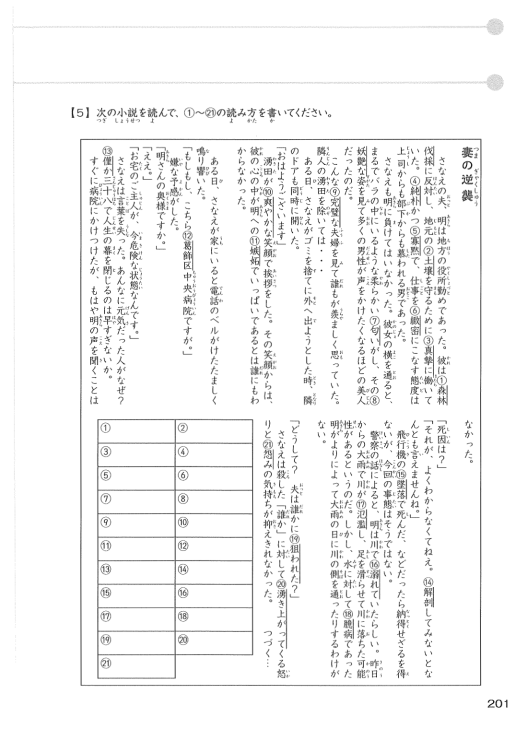
#> input picture scripts/phase5_renders/idx_194_bpage_201.png, 1032 x 1457 px, found by its file name (shown at 1/2 size)
$ python test_crops_p201.py
#> lines starting #> are read from the running program, lines starting #| are printed output that depends on the picture
import sys
from PIL import Image

sys.stdout.reconfigure(encoding='utf-8')

im_p201 = Image.open('scripts/phase5_renders/idx_194_bpage_201.png')
#> im_p201 is the input picture: PIL image 1032x1457 RGB; min 1, max 255, mean 245
w, h = im_p201.size
#> w = 1032; h = 1457
print(f"p201 size: {w}x{h}")
#| p201 size: 1032x1457

# The novel box:
# Top header 【5】: y ~ 140
# Box rect: x roughly 130 to 950, y roughly 170 to 1350
# Column split: center is around x ~ 515
# Part 1 (Right): x from 510 to 950, y from 140 to 1380
# Part 2 (Left): x from 130 to 520, y from 140 to 1380

crop_ch27 = im_p201.crop((510, 130, 950, 1380))
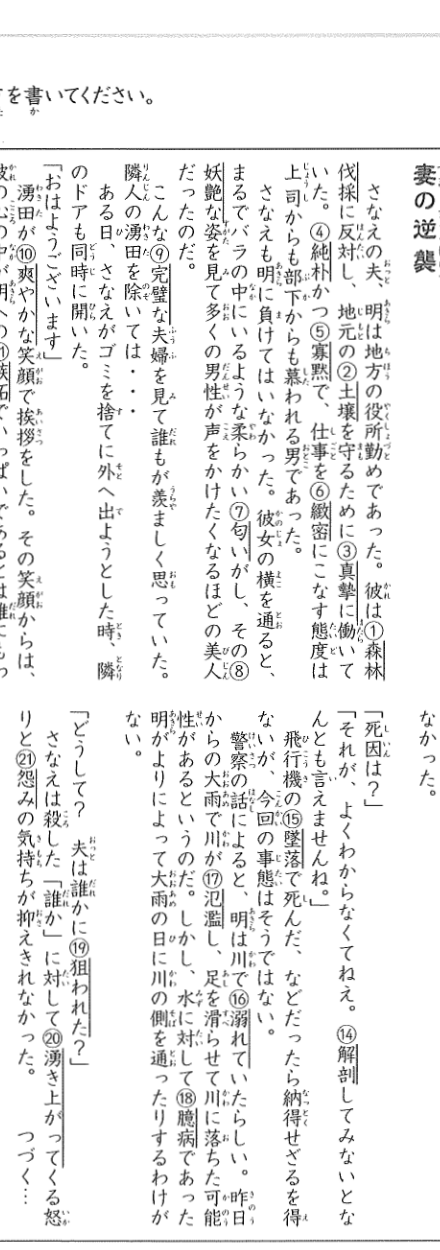
#> crop_ch27: PIL image 440x1250 RGB; min 1, max 255, mean 239.3
crop_ch28 = im_p201.crop((130, 130, 530, 1380))
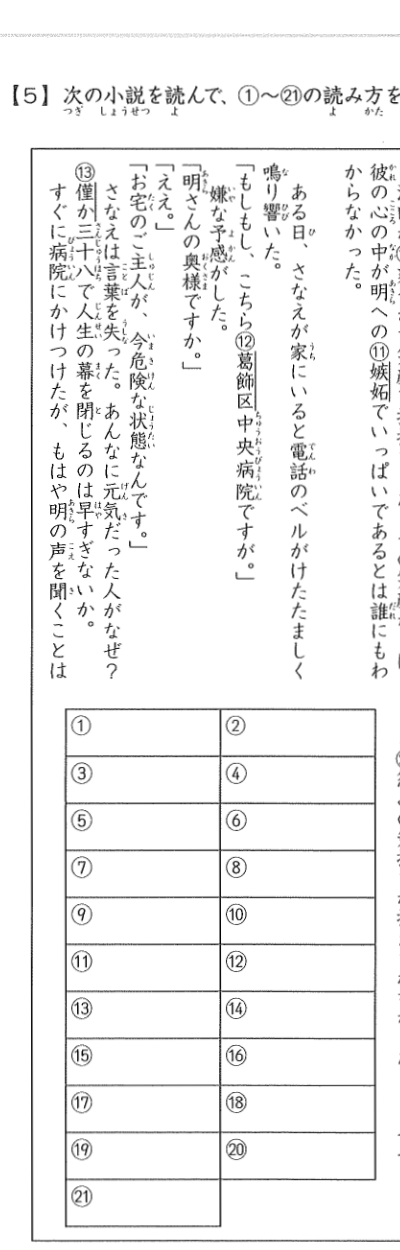
#> crop_ch28: PIL image 400x1250 RGB; min 3, max 255, mean 243

crop_ch27.save('scripts/phase5_renders/test_ch27.webp', 'WEBP', quality=95)
crop_ch28.save('scripts/phase5_renders/test_ch28.webp', 'WEBP', quality=95)
print("Saved crops for p201")

$ run again, with scripts/phase5_renders/idx_191_bpage_198.png copied over scripts/phase5_renders/idx_194_bpage_201.png
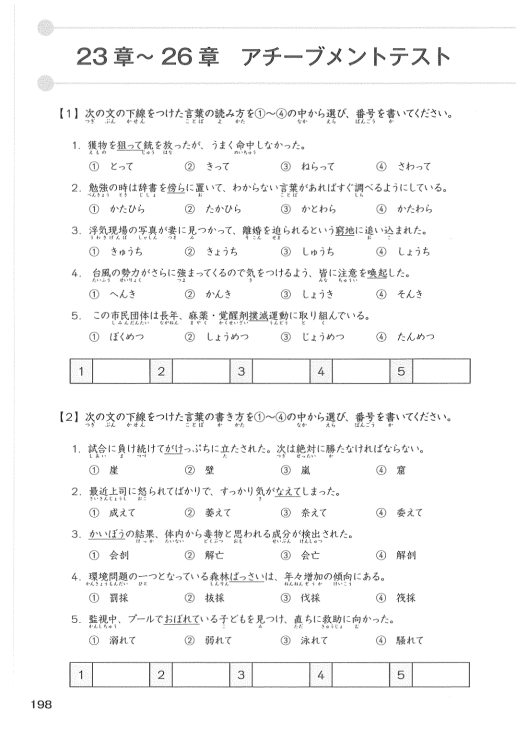
#> input picture scripts/phase5_renders/idx_191_bpage_198.png, 1032 x 1457 px, found by its file name (shown at 1/2 size)
#> im_p201 is the input picture: PIL image 1032x1457 RGB; min 0, max 255, mean 247
#| p201 size: 1032x1457
#> `crop_ch27 = im_p201.crop((510, 130, 950, 1380))`:
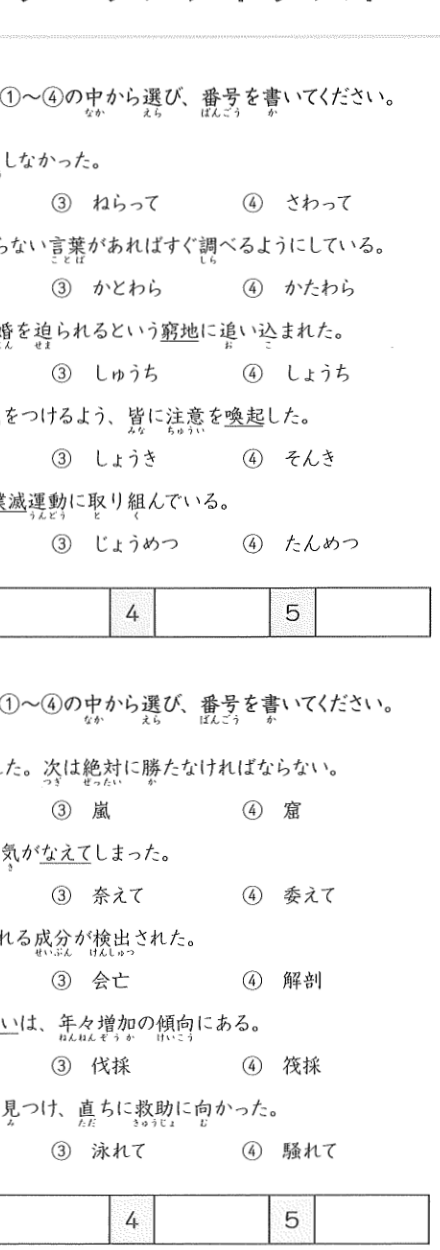
#> crop_ch27: PIL image 440x1250 RGB; min 1, max 255, mean 246.3
#> `crop_ch28 = im_p201.crop((130, 130, 530, 1380))`:
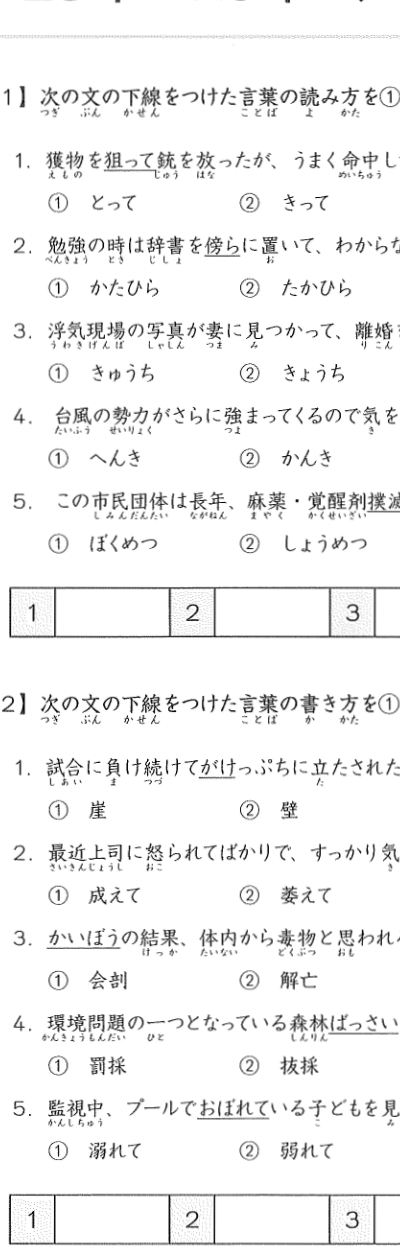
#> crop_ch28: PIL image 400x1250 RGB; min 0, max 255, mean 242.9

$ run again, with scripts/phase5_renders/idx_192_bpage_199.png copied over scripts/phase5_renders/idx_194_bpage_201.png
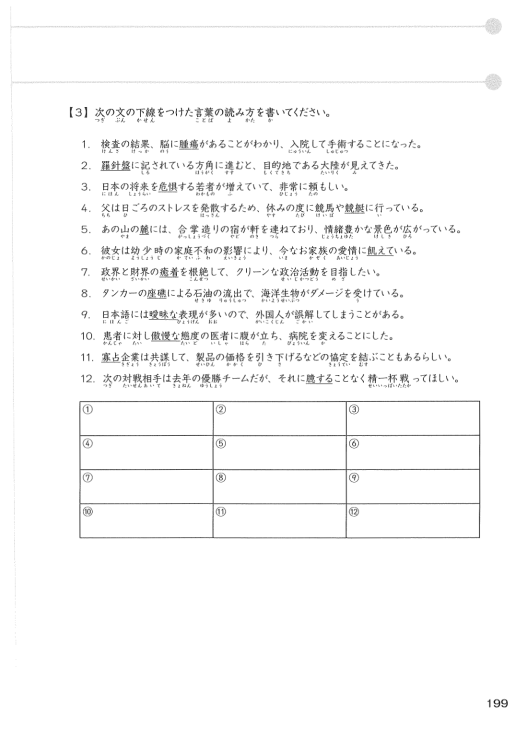
#> input picture scripts/phase5_renders/idx_192_bpage_199.png, 1032 x 1457 px, found by its file name (shown at 1/2 size)
#> im_p201 is the input picture: PIL image 1032x1457 RGB; min 1, max 255, mean 248.7
#| p201 size: 1032x1457
#> `crop_ch27 = im_p201.crop((510, 130, 950, 1380))`:
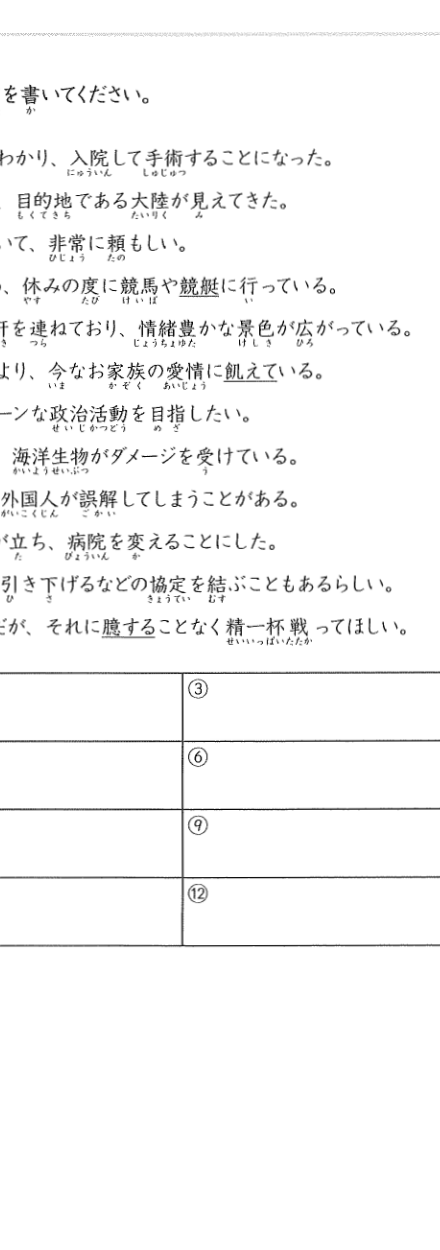
#> crop_ch27: PIL image 440x1250 RGB; min 2, max 255, mean 247.7
#> `crop_ch28 = im_p201.crop((130, 130, 530, 1380))`:
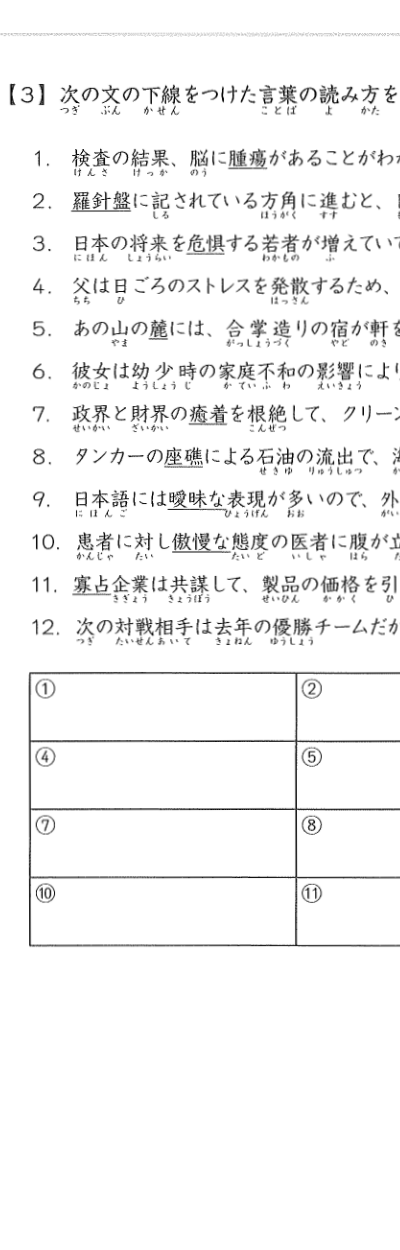
#> crop_ch28: PIL image 400x1250 RGB; min 1, max 255, mean 244.4

$ run again, with scripts/phase5_renders/idx_193_bpage_200.png copied over scripts/phase5_renders/idx_194_bpage_201.png
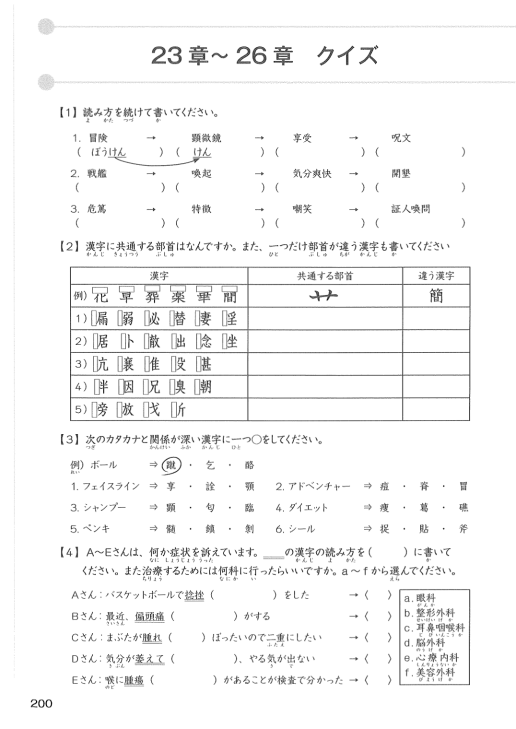
#> input picture scripts/phase5_renders/idx_193_bpage_200.png, 1032 x 1457 px, found by its file name (shown at 1/2 size)
#> im_p201 is the input picture: PIL image 1032x1457 RGB; min 0, max 255, mean 246.6
#| p201 size: 1032x1457
#> `crop_ch27 = im_p201.crop((510, 130, 950, 1380))`:
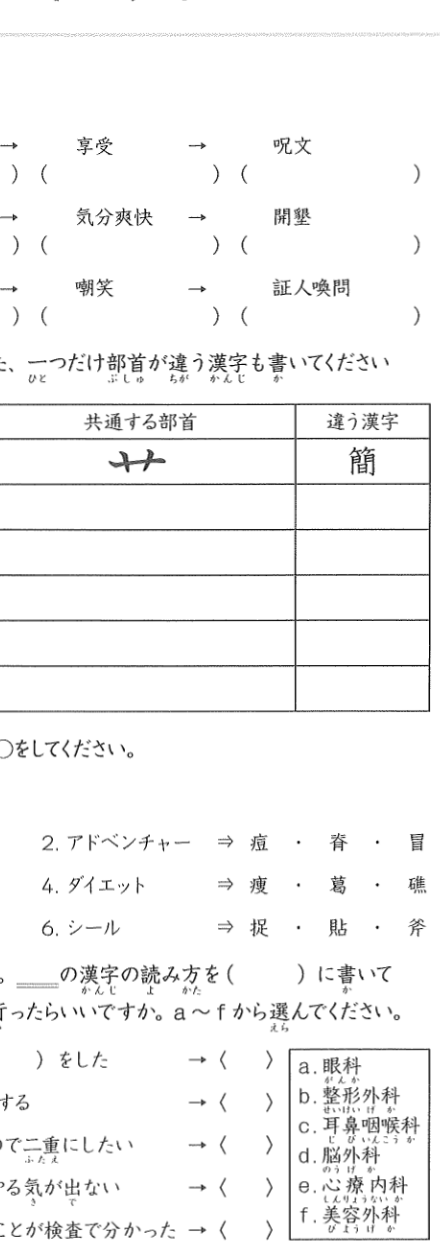
#> crop_ch27: PIL image 440x1250 RGB; min 1, max 255, mean 246.4
#> `crop_ch28 = im_p201.crop((130, 130, 530, 1380))`:
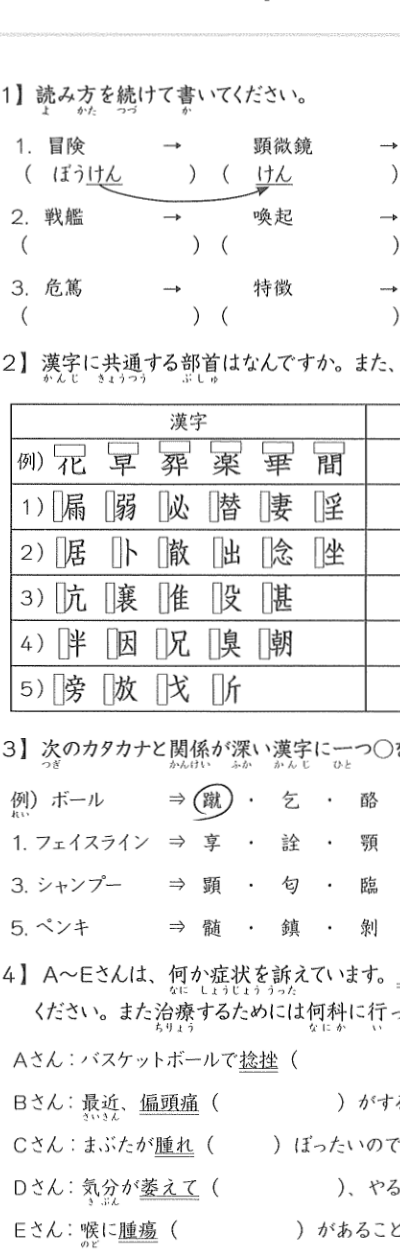
#> crop_ch28: PIL image 400x1250 RGB; min 0, max 255, mean 241.1
